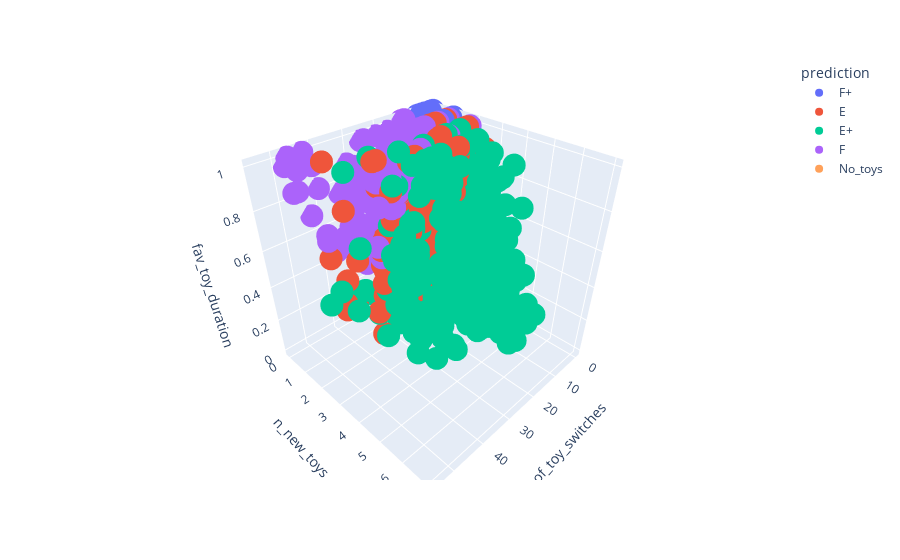

The code cell stored with this chart in its notebook:
### Markdown cell above
### Correlation between features

### Code cell
all_feature_df = pd.DataFrame(data = {'n_of_toy_switches':input_list[:,0], 'n_toys': input_list[:,1], "n_new_toys": input_list[:,2], 'fav_toy_duration': input_list[:,3], "prediction": flatten_pred})
all_feature_df['prediction'] = all_feature_df['prediction'].replace(state_name_dict)

fig = px.scatter_3d(all_feature_df, x='n_of_toy_switches', y='n_new_toys', z='fav_toy_duration',
              color='prediction')
fig.show()

### Figure 1 — Plotly figure (JSON) as saved in the notebook; plotly's stock layout.template omitted (floating-point values rounded to 4 significant figures; data arrays with more than 128 entries replaced by an {"elided": "..."} marker saying what was removed)
{"data": [{"hovertemplate": "prediction=F+<br>n_of_toy_switches=%{x}<br>n_new_toys=%{y}<br>fav_toy_duration=%{z}<extra></extra>", "legendgroup": "F+", "marker": {"color": "#636efa", "symbol": "circle"}, "mode": "markers", "name": "F+", "scene": "scene", "showlegend": true, "type": "scatter3d", "x": {"elided": "440 int values"}, "y": {"elided": "440 int values"}, "z": {"elided": "440 float values"}}, {"hovertemplate": "prediction=E<br>n_of_toy_switches=%{x}<br>n_new_toys=%{y}<br>fav_toy_duration=%{z}<extra></extra>", "legendgroup": "E", "marker": {"color": "#EF553B", "symbol": "circle"}, "mode": "markers", "name": "E", "scene": "scene", "showlegend": true, "type": "scatter3d", "x": {"elided": "671 int values"}, "y": {"elided": "671 int values"}, "z": {"elided": "671 float values"}}, {"hovertemplate": "prediction=E+<br>n_of_toy_switches=%{x}<br>n_new_toys=%{y}<br>fav_toy_duration=%{z}<extra></extra>", "legendgroup": "E+", "marker": {"color": "#00cc96", "symbol": "circle"}, "mode": "markers", "name": "E+", "scene": "scene", "showlegend": true, "type": "scatter3d", "x": {"elided": "685 int values"}, "y": {"elided": "685 int values"}, "z": {"elided": "685 float values"}}, {"hovertemplate": "prediction=F<br>n_of_toy_switches=%{x}<br>n_new_toys=%{y}<br>fav_toy_duration=%{z}<extra></extra>", "legendgroup": "F", "marker": {"color": "#ab63fa", "symbol": "circle"}, "mode": "markers", "name": "F", "scene": "scene", "showlegend": true, "type": "scatter3d", "x": {"elided": "511 int values"}, "y": {"elided": "511 int values"}, "z": {"elided": "511 float values"}}, {"hovertemplate": "prediction=No_toys<br>n_of_toy_switches=%{x}<br>n_new_toys=%{y}<br>fav_toy_duration=%{z}<extra></extra>", "legendgroup": "No_toys", "marker": {"color": "#FFA15A", "symbol": "circle"}, "mode": "markers", "name": "No_toys", "scene": "scene", "showlegend": true, "type": "scatter3d", "x": [1, 1, 0, 1, 1, 0, 0, 0, 1, 0, 1, 0, 1, 0, 0, 0, 0, 0, 0, 0, 0, 0, 0, 0, 0, 0, 0, 0, 0, 0, 1, 0, 0, 0, 0, 0, 0, 0, 0, 1, 0, 0, 0, 0, 0, 0, 0, 0, 0, 0, 0, 0, 0, 0, 0, 0, 0, 0, 1, 1, 0, 0, 1, 1, 0, 0, 1, 0, 1, 0, 0, 0, 0, 0, 1, 0, 0, 1, 0, 0, 0, 1, 0, 1, 0, 0, 0, 0, 0, 0, 0, 0, 1, 1, 0, 0, 0, 0, 0, 0, 0, 0, 0, 0, 0, 1, 0, 1, 0, 0, 0, 0, 0, 1, 1, 1], "y": [0, 0, 0, 0, 0, 0, 0, 0, 0, 0, 0, 0, 0, 0, 0, 0, 0, 0, 0, 0, 0, 0, 0, 0, 0, 0, 0, 0, 0, 0, 0, 0, 0, 0, 0, 0, 0, 0, 0, 0, 0, 0, 0, 0, 0, 0, 0, 0, 0, 0, 0, 0, 0, 0, 0, 0, 0, 0, 0, 0, 0, 0, 0, 0, 0, 0, 0, 0, 0, 0, 0, 0, 0, 0, 0, 0, 0, 0, 0, 0, 0, 0, 0, 0, 0, 0, 0, 0, 0, 0, 0, 0, 0, 0, 0, 0, 0, 0, 0, 0, 0, 0, 0, 0, 0, 0, 0, 0, 0, 0, 0, 0, 0, 0, 0, 0], "z": [0, 0, 0, 0, 0, 0, 0, 0, 0, 0, 0, 0, 0, 0, 0, 0, 0, 0, 0, 0, 0, 0, 0, 0, 0, 0, 0, 0, 0, 0, 0, 0, 0, 0, 0, 0, 0, 0, 0, 0, 0, 0, 0, 0, 0, 0, 0, 0, 0, 0, 0, 0, 0, 0, 0, 0, 0, 0, 0, 0, 0, 0, 0, 0, 0, 0, 0, 0, 0, 0, 0, 0, 0, 0, 0, 0, 0, 0, 0, 0, 0, 0, 0, 0, 0, 0, 0, 0, 0, 0, 0, 0, 0, 0, 0, 0, 0, 0, 0, 0, 0, 0, 0, 0, 0, 0, 0, 0, 0, 0, 0, 0, 0, 0, 0, 0]}], "layout": {"legend": {"title": {"text": "prediction"}, "tracegroupgap": 0}, "margin": {"t": 60}, "scene": {"domain": {"x": [0, 1], "y": [0, 1]}, "xaxis": {"title": {"text": "n_of_toy_switches"}}, "yaxis": {"title": {"text": "n_new_toys"}}, "zaxis": {"title": {"text": "fav_toy_duration"}}}}}
